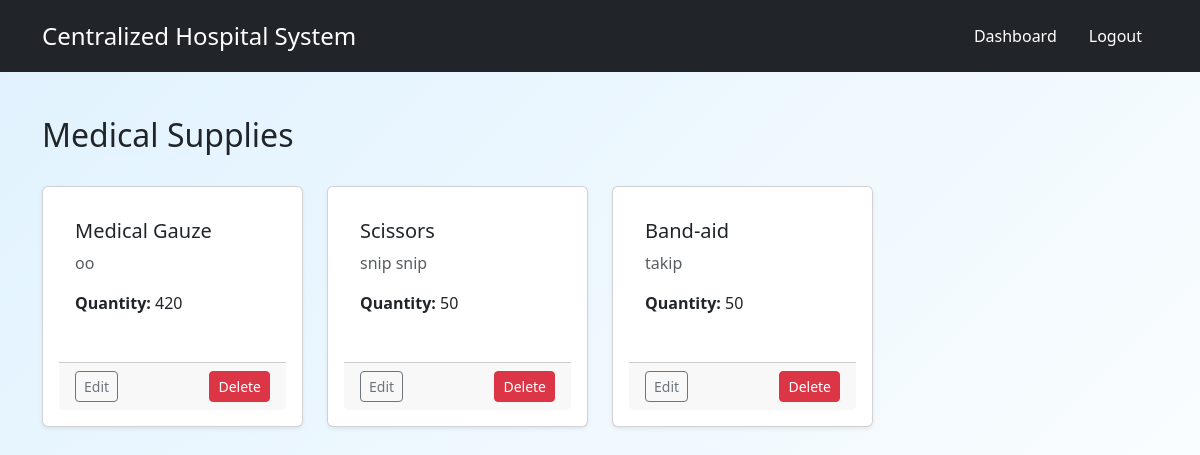
The app's page /inventory/supplies/ (signed in) with its own data.
### inventory/models.py (models this page shows, shortened)
class MedicalSupply(models.Model):
    name = models.CharField(max_length=100)
    description = models.TextField(blank=True, null=True)
    quantity = models.PositiveIntegerField(default=0)
    unit = models.CharField(max_length=50, default="pcs")  # ✅ New field
    hospital = models.ForeignKey(Hospital, on_delete=models.SET_NULL, null=True, blank=True, related_name="medical_supply")
    created_at = models.DateTimeField(auto_now_add=True)
    updated_at = models.DateTimeField(auto_now=True)

### accounts/decorators.py (the view)
        def wrapper(request, *args, **kwargs):
            if not request.user.is_authenticated:
                return HttpResponseForbidden("You must be logged in.")
            if request.user.role not in roles:
                return HttpResponseForbidden("You do not have permission to access this page.")
            return view_func(request, *args, **kwargs)

### inventory/views.py (called while the page is built)
def get_user_hospital(request):
    if request.user.role == 'Staff':
        return request.user.hospital
    elif request.user.role == 'Admin':
        hospital_id = request.GET.get('hospital_id')
        if hospital_id:
            return get_object_or_404(Hospital, id=hospital_id)
    return None

@role_required('Admin', 'Staff')
def supply_list(request):
    hospital = get_user_hospital(request)
    supplies = MedicalSupply.objects.filter(hospital=hospital) if hospital else MedicalSupply.objects.all()
    return render(request, 'inventory/supply_list.html', {'supplies': supplies, 'hospital': hospital})

### inventory/templates/inventory/supply_list.html (shortened to what this page needs)
{% extends "base.html" %}
{% block content %}
<div class="d-flex justify-content-between align-items-center mb-4">
    <h2>
        Medical Supplies
    </h2>
</div>
<div class="row row-cols-1 row-cols-sm-2 row-cols-md-3 row-cols-lg-4 g-4">
    {% for supply in supplies %}
        <div class="col">
            <div class="card h-100 shadow-sm">
                <div class="card-body">
                    <h5 class="card-title">{{ supply.name }}</h5>
                    <p class="card-text text-muted">{{ supply.description }}</p>
                    <p><strong>Quantity:</strong> {{ supply.quantity }}</p>
                </div>
                {% if user.role == "Admin" or user.role == "Staff" %}
                    <div class="card-footer d-flex justify-content-between">
                        {% if hospital %}
                            <a class="btn btn-sm btn-outline-secondary" href="{% url 'inventory:supply_update' supply.pk %}?hospital_id={{ hospital.id }}">Edit</a>
                            <a class="btn btn-sm btn-danger" href="{% url 'inventory:supply_delete' supply.pk %}?hospital_id={{ hospital.id }}">Delete</a>
                        {% else %}
                            <a class="btn btn-sm btn-outline-secondary" href="{% url 'inventory:supply_update' supply.pk %}">Edit</a>
                            <a class="btn btn-sm btn-danger" href="{% url 'inventory:supply_delete' supply.pk %}">Delete</a>
                        {% endif %}
                    </div>
                {% endif %}
            </div>
        </div>
    {% empty %}
        <div class="col-12">
            <p>No supplies available{% if hospital %} for {{ hospital.name }}{% endif %}.</p>
        </div>
    {% endfor %}
</div>
{% endblock %}

### static_my_project/css/styles.css (style rules this page uses)
body { font-family: Arial, sans-serif; background-color: #e6f0fa; margin: 0; padding: 0; color: #111827; }
h1, h2, h3, h4 { margin: 0 0 15px; font-weight: 600; }
.text-muted { color: #4b5563; }
.btn { display: inline-block; padding: 8px 14px; font-size: 14px; border-radius: 6px; text-decoration: none; transition: 0.2s; cursor: pointer; border: none; }
.btn-sm { padding: 5px 10px; font-size: 13px; }
.btn-danger { background: #ef4444; color: #fff; }
.card, .form-card, .link-card, .hospital-card { background: #ffffff; border: 1px solid #dbeafe; border-radius: 8px; box-shadow: 0 2px 8px rgba(0,0,0,0.05); }
.card, .form-card { padding: 16px; margin-bottom: 15px; }
body::before { content: ""; position: fixed; top: 0; left: 0; width: 100%; height: 100%; background: linear-gradient(135deg, #e0f2fe 0%, #ffffff 100%); z-index: -1; }

### records on screen
MedicalSupply: name "Medical Gauze", description "oo", quantity "420"
MedicalSupply: name "Scissors", description "snip snip", quantity "50"
MedicalSupply: name "Band-aid", description "takip", quantity "50"
